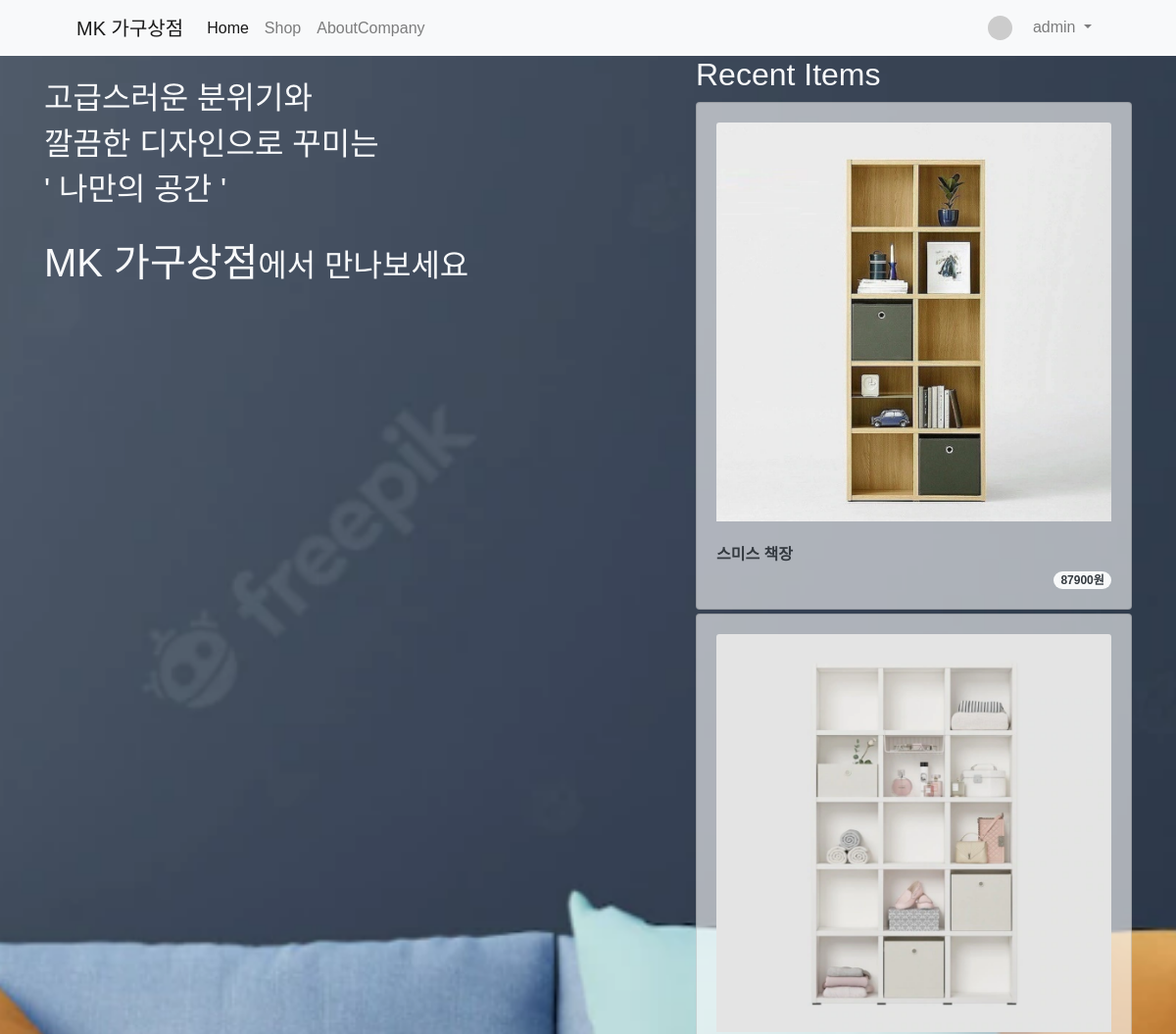
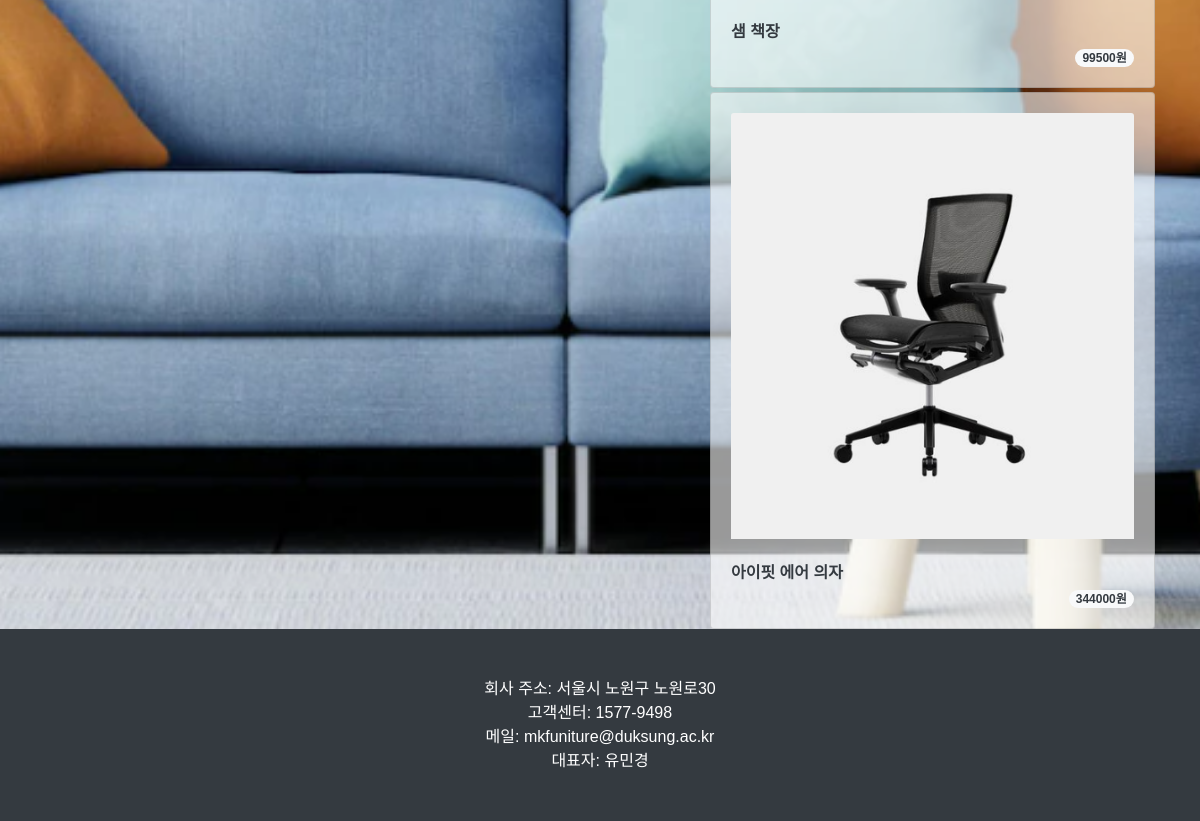
The app's page / (signed in) with its own data (2 pictures, top to bottom).
### shop/models.py (models this page shows, shortened)
class Item(models.Model): #상품아이템
    name = models.CharField(max_length=40, unique=True) #상품명
    description = MarkdownxField() #간단한설명
    code = models.CharField(max_length=10, unique=True) #상품코드
    image = models.ImageField(upload_to='shop/images/%Y/%m/%d/') #상품이미지
    price = models.IntegerField(null=True) #상품가격
    company = models.ForeignKey(Company, null=True, on_delete=models.SET_NULL)
    category = models.ForeignKey(Category, null=True, on_delete=models.SET_NULL)
    tags = models.ManyToManyField(Tag, blank=True)
    like_users = models.ManyToManyField(User, related_name='like_item', blank=True)
    def get_absolute_url(self):
        return f'/shop/{self.pk}'

### single_pages/views.py (the view)
# urls.py: path('', views.landing), # IP주소/
def landing(request):
    recent_items = Item.objects.order_by('-pk')[:3]
    return render(request, 'single_pages/landing.html',{
        'recent_items' : recent_items,
    })

### single_pages/templates/single_pages/landing.html (shortened to what this page needs)
<!DOCTYPE html>
{% load static %}
<html lang="ko">
<head>
    <link href="{% static 'shop/bootstrap4/css/bootstrap.min.css' %}" rel="stylesheet" type="text/css" media="screen"></link>
    <link href="{% static 'single_pages/css/landing.css' %}" rel="stylesheet" type="text/css" media="screen">
    <link href="{% static 'shop/css/font.css' %}" rel="stylesheet" />
</head>
<body>
    {% include 'shop/navbar.html' %}
    <div class="container">
        <div class="row justify-content-between">
            <div class="col-lg-6 text-light" id="main-area">
                <br>
                <h2 class="text-light">고급스러운 분위기와</h2>
                <h2 class="text-light">깔끔한 디자인으로 꾸미는</h2>
                <h2 class="text-light">' 나만의 공간 '</h2>
                <br>
                <h1>MK 가구상점<span><small>에서 만나보세요</small></span></h1>
            </div>
            <div class="col-lg-5">
                <h2 class="text-light">Recent Items</h2>
                {% for item in recent_items %}
                <div class="card mt-1">
                    <div class="card-body">
                        <img class="card-img-top" src="{{ item.image.url }}" alt="Item Image"/> <br><br>
                        <h6><a href="{{item.get_absolute_url}}" class="text-decoration-none text-dark"><b>{{item.name}}</b></a></h6>
                        <span class="badge badge-pill badge-light float-right text-dark">
                            {{item.price}}원
                        </span>
                    </div>
                </div>
            {% endfor %}
            </div>
        </div>
    </div>
        {% include 'shop/footer.html' %}
</body>
</html>

### shop/templates/shop/navbar.html (shortened to what this page needs)
{% load socialaccount %}
        <nav class="navbar navbar-expand-lg navbar-light bg-light">
            <div class="container px-4 px-lg-5">
                <a class="navbar-brand" href="/">MK 가구상점</a>
                <div class="collapse navbar-collapse" id="navbarSupportedContent">
                    <ul class="navbar-nav me-auto mb-2 mb-lg-0 ms-lg-4">
                        <li class="nav-item"><a class="nav-link active" aria-current="page" href="/">Home</a></li>
                        <li class="nav-item"><a class="nav-link" href="/shop/">Shop</a></li>
                        <li class="nav-item"><a class="nav-link" href="/about_company/">AboutCompany</a></li>
                    </ul>
                    <ul class="navbar-nav ml-auto">
                        {% if user.is_authenticated %}
                        <li class="nav-item dropdown">
                            <a class="nav-link dropdown-toggle" href="#" id="navbarDropdownMenuLink" role="button" data-toggle="dropdown" aria-haspopup="true" aria-expanded="false">
                                {% if user.socialaccount_set.all.0.get_avatar_url %}
                                <img class="rounded-circle mr-3" src="{{user.socialaccount_set.all.0.get_avatar_url}}" width="25px">
                                {% else %}
                                <img class="rounded-circle mr-3" src="https://dummyimage.com/50x50/ced4da/6c757d.jpg" width="25px">
                                {% endif %}
                                {{ user.username }}
                            </a>
                        </li>
                        {% else %}
                        <li class="nav-item">
                            <a class="nav-link" href="#" data-toggle="modal" data-target="#loginModal">LogIn</a>
                        </li>
                        {% endif %}
                    </ul>
                </div>
            </div>
        </nav>

### single_pages/static/single_pages/css/landing.css (style rules this page uses)
body { background: url('/static/single_pages/images/home3.png') no-repeat center center fixed; -webkit-background-size: cover; -moz-background-size: cover; background-size: cover; -o-background-size: cover; }
.card { background-color: rgba(255, 255, 255, 0.6); }

### records on screen
Item: image (picture), name "스미스 책장", price "87900"
Item: image (picture), name "샘 책장", price "99500"
Item: image (picture), name "아이핏 에어 의자", price "344000"

### other values on screen
{{ user.username }} "admin"
